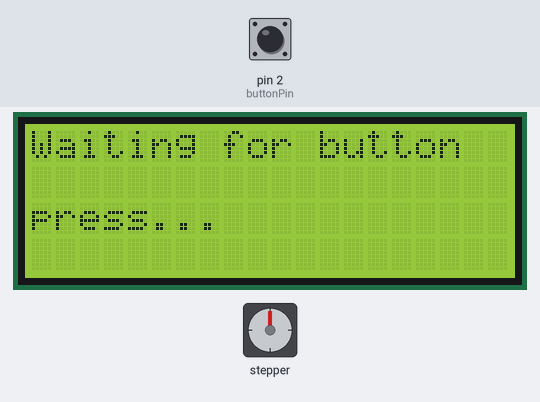
This sketch was run on a simulated Arduino Uno, built with avr-gcc and run on an emulated ATmega328P. On the bench: stepper motor, 20×4 character LCD. Wiring (inferred from the names in the program): stepper motor (2048 steps per turn assumed): coils pin 8, pin 9, pin 10, pin 11. The inputs (shaded band) are chosen by the test bench; at power-on: pin 2 (buttonPin) LOW. What the sketch prints to the serial monitor is not drawn.

Above: at 1.2 s.
1.3 s: pin 2 (buttonPin) pulled HIGH for 0.15 s
At 2.1 s:
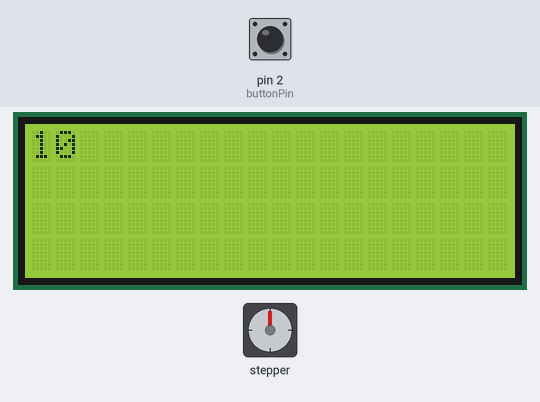
At 12.8 s:
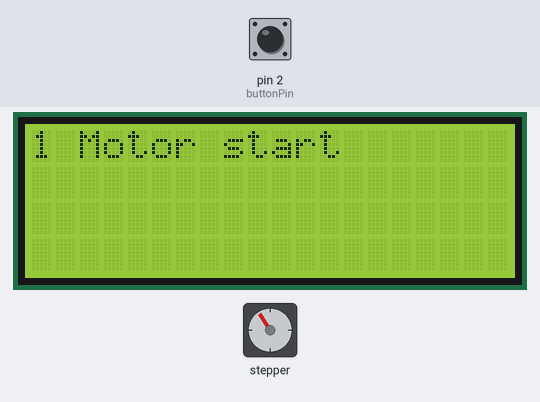
Timing chart, 0 to 64.9 s (numbered marks = the images above; inputs shaded):
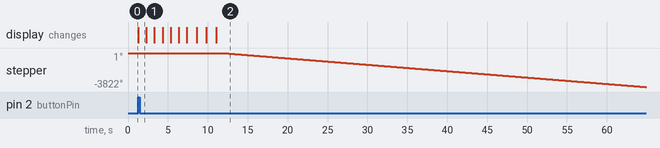

The sketch:

FrakenC_trial_lcd_stepper_nonDRIVER.ino
```cpp
//declare variables and etc for liquid display
#include <Wire.h>
#include <LCD.h>
#include <LiquidCrystal_I2C.h>

#define I2C_ADDR 0x3F
#define BACKLIGHT_PIN 3
#define En_pin 2
#define Rw_pin 1
#define Rs_pin 0
#define D4_pin 4
#define D5_pin 5
#define D6_pin 6
#define D7_pin 7

LiquidCrystal_I2C lcd(I2C_ADDR, En_pin, Rw_pin, Rs_pin, D4_pin, D5_pin, D6_pin, D7_pin);

//declare variables for the motor pins
int motorPin1 = 8;    // Blue   - 28BYJ48 pin 1
int motorPin2 = 9;    // Pink   - 28BYJ48 pin 2
int motorPin3 = 10;    // Yellow - 28BYJ48 pin 3
int motorPin4 = 11;    // Orange - 28BYJ48 pin 4
// Red    - 28BYJ48 pin 5 (VCC)
int lcdCount = 0;

int motorSpeed = 1200;  //variable to set stepper speed
int count = 0;          // count of steps made
int countsperrev = 512; // number of steps per full revolution
int lookup[8] = {B01000, B01100, B00100, B00110, B00010, B00011, B00001, B01001};

//button information BUTTON LOCATION
int buttonState = 0;
int trigger = 0;
const int buttonPin = 2;

//////////////////////////////////////////////////////////////////////////////
void setup() {
  //declare the motor pins as outputs
  pinMode(motorPin1, OUTPUT);
  pinMode(motorPin2, OUTPUT);
  pinMode(motorPin3, OUTPUT);
  pinMode(motorPin4, OUTPUT);
  Serial.begin(9600);

  //declare lcd
  lcd.begin (20, 4, LCD_5x8DOTS);
  lcd.setBacklightPin(BACKLIGHT_PIN, POSITIVE);

  //declare button
  pinMode(buttonPin, INPUT);
}

//////////////////////////////////////////////////////////////////////////////
void loop() {
  /*
    if(count < countsperrev )
      clockwise();
    else if (count == countsperrev * 2)
      count = 0;
    else
  */
  //Setting LCD information
  lcd.setBacklight(HIGH);
  lcd.home ();

  //Setting button information
  buttonState = digitalRead(buttonPin);
  Serial.print("Button state: ");
  Serial.println(buttonState);
  if (buttonState == HIGH) {
    trigger++;
    Serial.println("Countdown starting...:");
  }
  if (trigger == 0) {
    lcd.print("Waiting for button  press...");
  }


  //Countdown:
  if (lcdCount == 0 && trigger >= 1) {
    lcd.clear();
    Serial.println(trigger);
    for (int i = 0; i <= 10; i++) {
      if (i >= 0 && i <= 5) {
        lcd.print(10 - i);
        delay(1000);
        lcd.clear();
      }
      else if (i >= 6 && i < 10) {
        lcd.print(10 - i);
        lcd.print(" Motor start");
        anticlockwise();
        delay(100);
        Serial.println(i);
        anticlockwise();
        delay(100);
        Serial.println(i);
        anticlockwise();
        delay(100);
        Serial.println(i);
        anticlockwise();
        delay(100);
        Serial.println(i);
        anticlockwise();
        delay(100);
        Serial.println(i);
        anticlockwise();
        delay(100);
        Serial.println(i);
        anticlockwise();
        delay(100);
        Serial.println(i);
        anticlockwise();
        delay(100);
        Serial.println(i);
        anticlockwise();
        delay(100);
        Serial.println(i);
        anticlockwise();
        delay(100);
        Serial.println(i);
        anticlockwise();
        delay(100);
        Serial.println(i);
        anticlockwise();
        lcd.clear();
      }

    }

    lcd.clear();
    lcd.print("Loop Complete       Launching...");
    lcdCount++;
    for (int i = 0; i < 1000000; i++) {
      anticlockwise();
    }
  }


}

//////////////////////////////////////////////////////////////////////////////
//set pins to ULN2003 high in sequence from 1 to 4
//delay "motorSpeed" between each pin setting (to determine speed)

void anticlockwise()
{
  for (int i = 0; i < 8; i++)
  {
    setOutput(i);
    delayMicroseconds(motorSpeed);
  }
}

void clockwise()
{
  for (int i = 7; i >= 0; i--)
  {
    setOutput(i);
    delayMicroseconds(motorSpeed);
  }
}

void setOutput(int out)
{
  digitalWrite(motorPin1, bitRead(lookup[out], 0));
  digitalWrite(motorPin2, bitRead(lookup[out], 1));
  digitalWrite(motorPin3, bitRead(lookup[out], 2));
  digitalWrite(motorPin4, bitRead(lookup[out], 3));
}
```

Measured:
- after the input at 1.3 s, stepper: keeps turning counter-clockwise at about 67°/s, starting after 6.2 s; the display: changes at once (image 1)
